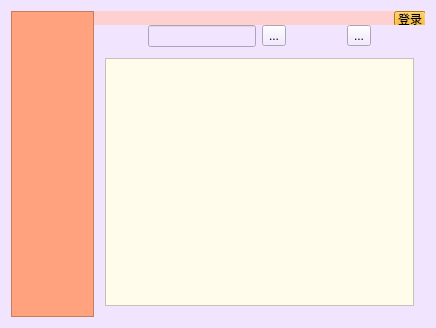
<?xml version="1.0" encoding="UTF-8"?>
<ui version="4.0">
 <class>MainWindow</class>
 <widget class="QWidget" name="MainWindow">
  <property name="geometry">
   <rect>
    <x>0</x>
    <y>0</y>
    <width>436</width>
    <height>328</height>
   </rect>
  </property>
  <property name="windowTitle">
   <string>Form</string>
  </property>
  <property name="styleSheet">
   <string notr="true">background-color: rgb(241, 228, 255);</string>
  </property>
  <layout class="QHBoxLayout" name="horizontalLayout_2" stretch="1,4">
   <property name="spacing">
    <number>0</number>
   </property>
   <item>
    <widget class="QListView" name="listView">
     <property name="styleSheet">
      <string notr="true">background-color: rgb(255, 162, 125);

</string>
     </property>
    </widget>
   </item>
   <item>
    <layout class="QVBoxLayout" name="verticalLayout" stretch="1,1,20">
     <property name="spacing">
      <number>0</number>
     </property>
     <item>
      <widget class="QWidget" name="widget_2" native="true">
       <property name="styleSheet">
        <string notr="true">background-color: rgb(255, 208, 208);
</string>
       </property>
       <widget class="QToolButton" name="toolButton_3">
        <property name="geometry">
         <rect>
          <x>300</x>
          <y>0</y>
          <width>32</width>
          <height>16</height>
         </rect>
        </property>
        <property name="styleSheet">
         <string notr="true">font: 14pt &quot;楷体&quot;;
background-color: rgb(255, 170, 0);</string>
        </property>
        <property name="text">
         <string>登录</string>
        </property>
       </widget>
      </widget>
     </item>
     <item>
      <layout class="QHBoxLayout" name="horizontalLayout">
       <item>
        <spacer name="horizontalSpacer">
         <property name="orientation">
          <enum>Qt::Horizontal</enum>
         </property>
         <property name="sizeHint" stdset="0">
          <size>
           <width>40</width>
           <height>20</height>
          </size>
         </property>
        </spacer>
       </item>
       <item>
        <widget class="QLineEdit" name="lineEdit">
         <property name="styleSheet">
          <string notr="true"/>
         </property>
        </widget>
       </item>
       <item>
        <widget class="QToolButton" name="toolButton">
         <property name="text">
          <string>...</string>
         </property>
        </widget>
       </item>
       <item>
        <spacer name="horizontalSpacer_2">
         <property name="orientation">
          <enum>Qt::Horizontal</enum>
         </property>
         <property name="sizeHint" stdset="0">
          <size>
           <width>40</width>
           <height>20</height>
          </size>
         </property>
        </spacer>
       </item>
       <item>
        <widget class="QToolButton" name="toolButton_2">
         <property name="text">
          <string>...</string>
         </property>
        </widget>
       </item>
       <item>
        <spacer name="horizontalSpacer_3">
         <property name="orientation">
          <enum>Qt::Horizontal</enum>
         </property>
         <property name="sizeHint" stdset="0">
          <size>
           <width>0</width>
           <height>0</height>
          </size>
         </property>
        </spacer>
       </item>
      </layout>
     </item>
     <item>
      <widget class="QWidget" name="widget" native="true">
       <layout class="QVBoxLayout" name="verticalLayout_2">
        <item>
         <widget class="QTableWidget" name="tableWidget">
          <property name="styleSheet">
           <string notr="true">background-color: rgb(255, 252, 235);
</string>
          </property>
          <attribute name="horizontalHeaderVisible">
           <bool>false</bool>
          </attribute>
          <attribute name="verticalHeaderVisible">
           <bool>false</bool>
          </attribute>
         </widget>
        </item>
       </layout>
      </widget>
     </item>
    </layout>
   </item>
  </layout>
 </widget>
 <layoutdefault spacing="6" margin="11"/>
 <resources/>
 <connections/>
</ui>
